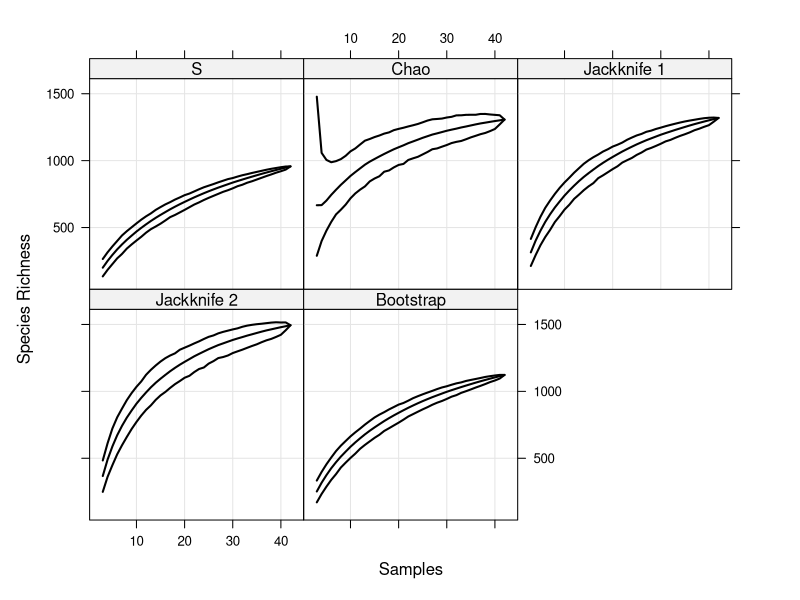

Recreate this plot in R. (Note: this script raises an error after producing the figure.)
#### NOTES ####
# This script was created from EstimateR.R. 
# It was adapted to just focus on the SU-SI duplicate stations. 
# 24 SU duplicates. But this was filtered down to 21 for habitat and sampling effectiveness.
# It does include 3 proxy stations. 


#### INITIALIZATION ####
setwd(dirname(rstudioapi::getActiveDocumentContext()$path))


#### INSTALL PACKAGES ####
packages_used <- 
  c("readr",
    "tibble",
    "tidyverse",
    "janitor",
    "readxl",
    "magrittr",
    "vegan",
    "remotes",
    "ggvegan",
    "ggplot2",
    "purrr",
    "tidyr",
    "stringr",
    "readr",
    "dplyr"
  )

packages_to_install <- 
  packages_used[!packages_used %in% installed.packages()[,1]]

if (length(packages_to_install) > 0) {
  install.packages(packages_to_install, 
                   Ncpus = Sys.getenv("NUMBER_OF_PROCESSORS") - 1)
}

lapply(packages_used, 
       require, 
       character.only = TRUE)

theme_set(
  theme_void()
)


#### READ IN VEGANIZED DATA ####

# Community matrix (samples × species)
data_vegan <- read_csv(
  "../data/si_su_duplicates/data_vegan_si_su_duplicates_community_matrix.csv"
) %>% 
  column_to_rownames("station_code")

# vegan wants a matrix or data.frame with rownames = samples, cols = species
# you can leave it as a data.frame, or do:
# comm_matrix <- as.matrix(comm_matrix)

# Environmental metadata. Keep station_code as a column not rownames.
data_vegan.env <- read_csv(
  "../data/si_su_duplicates/data_vegan_si_su_duplicates_metadata.csv"
)

# check that the rows are aligned by station_code
identical(rownames(data_vegan), data_vegan.env$station_code)

#### SUBSAMPLE VEGANIZED DATA ####

# BY STUDY 
data_si_vegan <- data_vegan[ data_vegan.env$study == "si_1978", ]
data_su_vegan <- data_vegan[ data_vegan.env$study == "su_2022", ]

# BY SEA
data_sulu_vegan <- data_vegan[ data_vegan.env$sea == "sulu", ]
data_bohol_vegan <- data_vegan[ data_vegan.env$sea == "bohol", ]

# BY STUDY & SEA
data_si_sulu_vegan <- data_vegan.env %>%
  filter(study=="si_1978", sea=="sulu") %>%
  pull(station_code) %>%        # get the station_codes
  { data_vegan[rownames(data_vegan) %in% ., ] }

data_su_sulu_vegan <- data_vegan.env %>%
  filter(study=="su_2022", sea=="sulu") %>%
  pull(station_code) %>%        # get the station_codes
  { data_vegan[rownames(data_vegan) %in% ., ] }

data_si_bohol_vegan <- data_vegan.env %>%
  filter(study=="si_1978", sea=="bohol") %>%
  pull(station_code) %>%        # get the station_codes
  { data_vegan[rownames(data_vegan) %in% ., ] }

data_su_bohol_vegan <- data_vegan.env %>%
  filter(study=="su_2022", sea=="bohol") %>%
  pull(station_code) %>%        # get the station_codes
  { data_vegan[rownames(data_vegan) %in% ., ] }


#### POOLACCUM LISTS ALL ####

poolaccum_all <- poolaccum(data_vegan, permutations=999, minsize = 3)
plot_poolaccum_all <- plot(poolaccum_all, ci.type="poly", col="black", lwd=2,
                           xlab="Samples", ylab="Species Richness",
                           alpha = 0.05)

summary(poolaccum_all, display, alpha = 0.05)

print(plot_poolaccum_all)

# investigate changing the minimum size for pooling sites. default seems to be 3. 
pool_all_3 <- poolaccum(data_vegan, permutations=999, minsize = 3)
# 2 increases standard deviation incredibly at the first data point at N = 2 
pool_all_2 <- poolaccum(data_vegan, permutations=999, minsize = 2)
plot(pool_all_3, ci.type="poly", col="black", lwd=2,
     xlab="N", ylab="Species Richness",
     xmin = 0, xmax = 42,
     ymin = 0, ymax = 1500)
plot(pool_all_2, ci.type="poly", col="black", lwd=2,
     xlab="N", ylab="Species Richness",
     xmin = 0, xmax = 42,
     ymin = 0, ymax = 1500)

specpool_study_sea <- specpool(data_vegan, data_vegan.env$study_sea, smallsample = TRUE)


boxplot(specnumber(data_vegan) ~ study_sea, data = data_vegan.env,
        col = "hotpink", border = "cyan3")

specpool2vect(X, index = c("jack1","jack2", "chao", "boot","Species"))

pool <- with(data_vegan.env, specpool(data_vegan, study_sea))

specpool_all <- specpool(data_vegan, data_vegan.env$study_sea, smallsample = TRUE)
pool_vec <- specpool2vect(specpool_all, index = c("jack1","jack2", "chao", "boot","Species"))

estimateR(data_vegan)

# by study
pool_all_study <- with(data_vegan.env, specpool(data_vegan, study, smallsample = TRUE))
plot(pool_all_study, ci.type="poly", col="black", lwd=2,
     xlab="Samples", ylab="Species Richness",
     alpha = 0.05)
# by sea
pool_all_sea <- with(data_vegan.env, specpool(data_vegan, sea, smallsample = TRUE))
# by study_sea
pool_all_study_sea <- with(data_vegan.env, specpool(data_vegan, study_sea, smallsample = TRUE))

#### POOLACCUM LISTS BY SURVEY ####

# "si_1978" = "#0072CE",  # Smithsonian Blue
# "su_2022" = "#800000" # ,  # Silliman Maroon

## SI ##
pool_si <- poolaccum(data_si_vegan, permutations=999, minsize = 3)
plot(pool_si, ci.type="poly", col="#0072CE", lwd=2,
     xlab="Samples", ylab="Species Richness",
     alph = 0.05)

## SU ##
pool_su <- poolaccum(data_su_vegan, permutations=999, minsize = 3)
plot(pool_su, ci.type="poly", col="#800000", lwd=2,
     xlab="Samples", ylab="Species Richness",
     alph = 0.05)


## testing specnumber & specpool2vect ##

boxplot(specnumber(data_vegan) ~ study, data = data_vegan.env,
        col = "#0072CE", border = "#007232")
boxplot(specnumber(data_vegan)/specpool2vect(pool) ~ study, 
        data = data_vegan.env,
        col = "#0072CE", border = "#007232")

summary(pool_all, display = "chao")
plot(pool_all$boot)
estimateR(data_vegan)

#### POOLACCUM LISTS BY SEA ####

# sea_colors <- c(
#   "Sulu Sea" = "#00829A",   # FMA 5
#   "Bohol Sea" = "#C6C8C5" #"#3F463E"    # FMA 9
# )

## Sulu ##
pool_sulu <- poolaccum(data_sulu_vegan, permutations=999, minsize = 3)
plot(pool_sulu, ci.type="poly", col="#00829A", lwd=2,
     xlab="Samples", ylab="Species Richness",
     alph = 0.05)

## Bohol ##
pool_bohol <- poolaccum(data_bohol_vegan, permutations=999, minsize = 3)
plot(pool_bohol, ci.type="poly", col="#C6C8C5", lwd=2,
     xlab="Samples", ylab="Species Richness",
     alph = 0.05)


#### POOLACCUM LISTS BY SURVEY & SEA ####

# survey_colors <- c(
#   "si_1978" = "#0072CE",  # Smithsonian Blue
#   "su_2022" = "#800000" # ,  # Silliman Maroon
# )
# 
# sea_colors <- c(
#   "Sulu Sea" = "#00829A",   # FMA 5
#   "Bohol Sea" = "#C6C8C5" #"#3F463E"    # FMA 9
# )

## SI Bohol ##
pool_si_bohol <- poolaccum(data_si_bohol_vegan, permutations=999, minsize = 3)
plot(pool_si_bohol, ci.type="poly", col="#0072CE", lwd=2,
     xlab="Samples", ylab="Species Richness",
     alph = 0.05)

## SU Bohol ##
pool_su_bohol <- poolaccum(data_su_bohol_vegan, permutations=999, minsize = 3)
plot(pool_su_bohol, ci.type="poly", col="#800000", lwd=2,
     xlab="Samples", ylab="Species Richness",
     alph = 0.05)

## SI Sulu ##
pool_si_sulu <- poolaccum(data_si_sulu_vegan, permutations=999, minsize = 3)
plot(pool_si_sulu, ci.type="poly", col="#0072CE", lwd=2,
     xlab="Samples", ylab="Species Richness",
     alph = 0.05)

## SU Sulu ##
pool_su_sulu <- poolaccum(data_su_sulu_vegan, permutations=999, minsize = 3)
plot(pool_su_sulu, ci.type="poly", col="#800000", lwd=2,
     xlab="Samples", ylab="Species Richness",
     alph = 0.05)


#### POOLACCUM PLOTs ALL ####
# function that takes the *replicate* matrix for one estimator
#    (e.g. pool_all$S, pool_all$chao, pool_all$jack1, etc.) and turns it
#    into a tibble with mean + 95% CI for each N:


## CHANGE THIS FUNCTION TO NOT MUTATE N TO ROW NUMBER ##

poolaccum_all <- poolaccum(data_vegan, permutations=999, minsize = 3)


## 1 
poolaccumR_tidy_all <- function(rep_mat, label) {
  as_tibble(rep_mat, rownames = "N") %>%   # Use rownames from poolaccum output as 'N'
    mutate(N = as.integer(N)) %>%          # Convert N from character to integer
    pivot_longer(
      cols = -N,
      names_to = "permutation",
      values_to = "richness"
    ) %>%
    group_by(N) %>%
    summarise(
      mean   = mean(richness),
      lower  = quantile(richness, 0.025),
      upper  = quantile(richness, 0.975),
      .groups = "drop"
    ) %>%
    mutate(estimator = label)
}



# 2
poolaccumR_tidy_all <- function(rep_mat, label) {
  as_tibble(rep_mat) %>%
    pivot_longer(
      cols = -N,                          # keep the existing N column unchanged
      names_to = "permutation",
      values_to = "richness"
    ) %>%
    group_by(N) %>%
    summarise(
      mean   = mean(richness, na.rm = TRUE),
      lower  = quantile(richness, 0.025, na.rm = TRUE),
      upper  = quantile(richness, 0.975, na.rm = TRUE),
      .groups = "drop"
    ) %>%
    mutate(estimator = label)
}


# 3
poolaccumR_tidy_all <- function(rep_mat, label) {
  rep_mat %>%
    as.data.frame() %>%
    rownames_to_column("N") %>%
    mutate(N = as.integer(N)) %>%
    as_tibble() %>%
    pivot_longer(
      cols = -N,
      names_to = "permutation",
      values_to = "richness"
    ) %>%
    group_by(N) %>%
    summarise(
      mean   = mean(richness, na.rm = TRUE),
      lower  = quantile(richness, 0.025, na.rm = TRUE),
      upper  = quantile(richness, 0.975, na.rm = TRUE),
      .groups = "drop"
    ) %>%
    mutate(estimator = label)
}

## This function changes N (pooled samples) to the row number, which it should not.
# poolaccumR_tidy_all <- function(rep_mat, label){
#   as_tibble(rep_mat) %>%               # columns = one permutation each
#     # mutate(N = row_number()) %>%       # N = how many samples pooled
#     pivot_longer(                      # stack all the permutations
#       cols      = N,
#       names_to  = "permutation",
#       values_to = "richness"
#     ) %>%
#     group_by(N) %>%
#     summarise(
#       mean       = mean(richness),
#       lower      = quantile(richness, 0.025),
#       upper      = quantile(richness, 0.975),
#       .groups    = "drop"
#     ) %>%
#     mutate(estimator = label)
# }

# 2) build a single data‐frame for *all* of the estimators
estimators <- c("S", "chao", "jack1", "jack2", "boot")
poolaccum_all <- map_dfr(estimators,
                         ~ poolaccumR_tidy_all(poolaccum_all[[.x]], .x)
)

# add 2 to column N to bring it back to 3:42 instead of 1:40, 
# which was caused by the function using rownames to substitute for N
poolaccum_all <- poolaccum_all %>%
  mutate(N = N + 2)

# 3) relabel the facets to human readable estimators
poolaccum_all <- poolaccum_all %>%
  mutate(
    estimator = recode(estimator,
                       S      = "Observed S",
                       chao   = "Chao",
                       jack1  = "Jackknife 1",
                       jack2  = "Jackknife 2",
                       boot   = "Bootstrap"
    ))

# Change the order
poolaccum_all <- poolaccum_all %>%
  mutate(estimator = factor(estimator,
                            levels = c("Observed S", "Chao", "Jackknife 1", "Jackknife 2", "Bootstrap")
  ))


# 4) now plot them all together
ggplot(poolaccum_all, aes(x = N, y = mean)) +
  geom_ribbon(aes(ymin = lower, ymax = upper),
              fill  = "grey70",   # your ribbon color
              alpha = .3) +
  geom_line(color = "black", size = 1) +
  facet_wrap(~ estimator,
             nrow   = 3,
             ncol   = 2,
             scales = "free_y"# ,
             # labeller = labeller(estimator = est_labels)
  ) +
  scale_x_continuous(
    breaks = c(0, 10, 20, 30, 40),
    limits = c(0, 42)
  ) +
  scale_y_continuous(
    breaks = seq(0, 1600, by = 200),
    limits = c(0, 1600)
  ) +
  labs(
    x = "Samples (pooled)",
    y = "Estimated Species Richness"
  ) +
  theme_classic(base_family = "Times New Roman", base_size = 12) +
  theme(
    legend.position      = c(0.85, 0.10),  # bottom‐right
    legend.justification = c(1, 0),
    legend.background    = element_rect(fill = "white", color = "black")
  )

# save figure
# ggsave(
#   filename = "../figures/si_su_duplicates/poolaccum_richness_estimates_species.png",
#   plot     = last_plot(),   # or give your plot object here
#   device   = "png",
#   width    = 6.5,
#   height   = 8,
#   units    = "in",
#   dpi      = 300
# )


#### POOLACCUM PLOTS BY SURVEY ####
# 1) Function that takes a poolaccum object + a survey label,
#    and returns a tibble with one row per N × estimator, with mean & CIs.
poolaccumR_tidy_survey <- function(pool_obj, survey_label) {
  # the five slot names in a poolaccum object
  est_names <- c("Observed S","Chao","Jackknife 1","Jackknife 2","Bootstrap")
  
  # for each estimator, grab its matrix and tidy it
  map_dfr(est_names, function(est) {
    mat <- pool_obj[[est]]
    as_tibble(mat) %>%
      mutate(N = row_number()) %>%
      pivot_longer(
        cols      = starts_with("V"),
        names_to  = "permutation",
        values_to = "value"
      ) %>%
      group_by(N) %>%
      summarize(
        mean  = mean(value),
        lower = quantile(value, 0.025),
        upper = quantile(value, 0.975),
        .groups = "drop"
      ) %>%
      mutate(
        survey    = survey_label,
        estimator = est
      )
  })
}


poolaccumR_tidy_survey <- function(pool_obj, survey_label) {
  # the five slot names in a poolaccum object
  est_names <- c("S","chao","jack1","jack2","boot")
  
  # for each estimator, grab its matrix and tidy it
  map_dfr(est_names, function(est) {
    mat <- pool_obj[[est]]
    as_tibble(mat) %>%
      mutate(N = row_number()) %>%
      pivot_longer(
        cols      = starts_with("V"),
        names_to  = "permutation",
        values_to = "value"
      ) %>%
      group_by(N) %>%
      summarize(
        mean  = mean(value),
        lower = quantile(value, 0.025),
        upper = quantile(value, 0.975),
        .groups = "drop"
      ) %>%
      mutate(
        survey    = survey_label,
        estimator = est
      )
  })
}

 
# 2) Tidy *both* surveys in one go:
poolaccum_survey <- bind_rows(
  poolaccumR_tidy_survey(pool_si, "Historical"),
  poolaccumR_tidy_survey(pool_su, "Modern")
)


# add 2 to column N to bring it back to 3:42 instead of 1:40, 
# which was caused by the function using rownames to substitute for N
poolaccum_survey <- poolaccum_survey %>%
  mutate(N = N + 2)

# Order for plot
poolaccum_survey <- poolaccum_survey %>%
  mutate(
    estimator = factor(estimator,
                       levels = c("S", "chao", "jack1", "jack2", "boot")
    )
  )

# 3) relabel the facets to human readable estimators
poolaccum_survey <- poolaccum_survey %>%
  mutate(
    estimator = recode(estimator,
                       S      = "Observed S",
                       chao   = "Chao",
                       jack1  = "Jackknife 1",
                       jack2  = "Jackknife 2",
                       boot   = "Bootstrap"
    ))



# 3) single ggplot with facets for each estimator
ggplot(poolaccum_survey, aes(x = N, y = mean, color = survey, fill = survey)) +
  geom_ribbon(aes(ymin = lower, ymax = upper), alpha = 0.3, color = NA) +
  geom_line(size = 1) +
  facet_wrap(~ estimator, nrow = 3, ncol = 2, scales = "free_y") +
  
  # fixed axes
  scale_x_continuous(
    breaks = c(0, 5, 10, 15, 20),
    limits = c(0, 21)
  ) +
  scale_y_continuous(
    breaks = seq(0, 1200, by = 200),
    limits = c(0, 1300)
  ) +
  
  # your survey colours
  scale_color_manual(
    name   = "Survey",
    values = c("Historical" = "#0072CE", "Modern" = "#800000")
  ) +
  scale_fill_manual(
    name   = "Survey",
    values = c("Historical" = "#0072CE", "Modern" = "#800000")
  ) +
  
  labs(
    x     = "Samples (pooled)",
    y     = "Estiamted Species Richness"
  ) +
  theme_classic() +
  theme_classic(base_family = "Times New Roman", base_size = 12) +
  # bottom‐right legend (x=1,y=0 is bottom‐right; pull it slightly inwards if you like)
  theme(
    legend.position      = c(0.85, 0.10),
    legend.justification = c(1, 0),
    legend.background    = element_rect(fill = "white", color = "black")
  )

# ggsave(
#   filename = "../figures/si_su_duplicates/poolaccum_richness_estimates_species_survey.png",
#   plot     = last_plot(),   # or give your plot object here
#   device   = "png",
#   width    = 6.5,
#   height   = 8,
#   units    = "in",
#   dpi      = 300
# )


#### POOLACCUM PLOTS BY SEA ####
# 1) function that takes a poolaccum object + a sea label,
#    and returns a tibble with one row per N × estimator, with mean & CIs.
poolaccumR_tidy_sea <- function(pool_obj, sea_label) {
  # the five slot names in a poolaccum object
  est_names <- c("S","chao","jack1","jack2","boot")
  
  # for each estimator, grab its matrix and tidy it
  map_dfr(est_names, function(est) {
    mat <- pool_obj[[est]]
    as_tibble(mat) %>%
      mutate(N = row_number()) %>%
      pivot_longer(
        cols      = starts_with("V"),
        names_to  = "permutation",
        values_to = "value"
      ) %>%
      group_by(N) %>%
      summarize(
        mean  = mean(value),
        lower = quantile(value, 0.025),
        upper = quantile(value, 0.975),
        .groups = "drop"
      ) %>%
      mutate(
        survey    = sea_label,
        estimator = est
      )
  })
}

# 2) Tidy *both* surveys in one go:
poolaccum_sea <- bind_rows(
  poolaccumR_tidy_sea(pool_bohol, "Bohol Sea"),
  poolaccumR_tidy_sea(pool_sulu, "Sulu Sea")
)

# which was caused by the function using rownames to substitute for N
poolaccum_sea <- poolaccum_sea %>%
  mutate(N = N + 2)


# Order for plot
poolaccum_sea <- poolaccum_sea %>%
  mutate(
    estimator = factor(estimator,
                       levels = c("S", "chao", "jack1", "jack2", "boot")
    )
  )

# 3) relabel the facets to human readable estimators
poolaccum_sea <- poolaccum_sea %>%
  mutate(
    estimator = recode(estimator,
                       S      = "Observed S",
                       chao   = "Chao",
                       jack1  = "Jackknife 1",
                       jack2  = "Jackknife 2",
                       boot   = "Bootstrap"
    ))

# 3) single ggplot with facets for each estimator
ggplot(poolaccum_sea, aes(x = N, y = mean, color = survey, fill = survey)) +
  geom_ribbon(aes(ymin = lower, ymax = upper), alpha = 0.3, color = NA) +
  geom_line(size = 1) +
  facet_wrap(~ estimator, nrow = 3, ncol = 2, scales = "free_y") +
  
  # fixed axes
  scale_x_continuous(
    breaks = c(0, 5, 10, 15, 20, 25),
    limits = c(0, 26)
  ) +
  scale_y_continuous(
    breaks = seq(0, 1200, by = 200),
    limits = c(0, 1300)
  ) +
  
  # your survey colours
  scale_color_manual(
    name   = "Sea",
    values = c("Bohol Sea" = "#C6C8C5", "Sulu Sea" = "#00829A")
  ) +
  scale_fill_manual(
    name   = "Sea",
    values = c("Bohol Sea" = "#C6C8C5", "Sulu Sea" = "#00829A")
  ) +
  
  labs(
    x     = "Samples (pooled)",
    y     = "Estimated Species Richness"
  ) +
  theme_classic() +
  theme_classic(base_family = "Times New Roman", base_size = 12) +
  # bottom‐right legend (x=1,y=0 is bottom‐right; pull it slightly inwards if you like)
  theme(
    legend.position      = c(0.85, 0.10),
    legend.justification = c(1, 0),
    legend.background    = element_rect(fill = "white", color = "black")
  )

# ggsave(
#   filename = "../figures/si_su_duplicates/poolaccum_richness_estimates_species_sea.png",
#   plot     = last_plot(),   # or give your plot object here
#   device   = "png",
#   width    = 6.5,
#   height   = 8,
#   units    = "in",
#   dpi      = 300
# )


#### POOLACCUM PLOTS BY SURVEY & SEA ####
# 1) A helper that takes a poolaccum object + a survey X sea label,
#    and returns a tibble with one row per N × estimator, with mean & CIs.
poolaccumR_tidy_survey_sea <- function(pool_obj, survey_sea_label) {
  # the five slot names in a poolaccum object
  est_names <- c("S","chao","jack1","jack2","boot")
  
  # for each estimator, grab its matrix and tidy it
  map_dfr(est_names, function(est) {
    mat <- pool_obj[[est]]
    as_tibble(mat) %>%
      mutate(N = row_number()) %>%
      pivot_longer(
        cols      = starts_with("V"),
        names_to  = "permutation",
        values_to = "value"
      ) %>%
      group_by(N) %>%
      summarize(
        mean  = mean(value),
        lower = quantile(value, 0.025),
        upper = quantile(value, 0.975),
        .groups = "drop"
      ) %>%
      mutate(
        survey    = survey_sea_label,
        estimator = est
      )
  })
}

# 2) Tidy surveys in one go:
poolaccum_survey_sea <- bind_rows(
  poolaccumR_tidy_survey_sea(pool_si_bohol, "Historical Bohol Sea"),
  poolaccumR_tidy_survey_sea(pool_si_sulu, "Historical Sulu Sea"),
  poolaccumR_tidy_survey_sea(pool_su_bohol, "Modern Bohol Sea"),
  poolaccumR_tidy_survey_sea(pool_su_sulu, "Modern Sulu Sea")
)


# which was caused by the function using rownames to substitute for N
poolaccum_survey_sea <- poolaccum_survey_sea %>%
  mutate(N = N + 2)

# Order for plot
poolaccum_survey_sea <- poolaccum_survey_sea %>%
  mutate(
    estimator = factor(estimator,
                       levels = c("S", "chao", "jack1", "jack2", "boot")
    )
  )

# 3) relabel the facets to human readable estimators
poolaccum_survey_sea <- poolaccum_survey_sea %>%
  mutate(
    estimator = recode(estimator,
                       S      = "Observed S",
                       chao   = "Chao",
                       jack1  = "Jackknife 1",
                       jack2  = "Jackknife 2",
                       boot   = "Bootstrap"
    ))

# 3) single ggplot with facets for each estimator
ggplot(poolaccum_survey_sea, aes(x = N, y = mean, color = survey, fill = survey)) +
  geom_ribbon(aes(ymin = lower, ymax = upper), alpha = 0.3, color = NA) +
  geom_line(size = 1) +
  facet_wrap(~ estimator, nrow = 3, ncol = 2, scales = "free_y") +
  
  # fixed axes
  scale_x_continuous(
    breaks = c(0, 2, 4, 6, 8, 10, 12, 14),
    limits = c(0, 14)
  ) +
  scale_y_continuous(
    breaks = seq(0, 1000, by = 200),
    limits = c(0, 1000)
  ) +
  scale_color_manual(
    name   = "Survey X Sea",
    values = c("Historical Bohol Sea" = "#0072CE", "Modern Bohol Sea" = "#800000", "Historical Sulu Sea" = "#0072CE", "Modern Sulu Sea" = "#800000")
  ) +
  scale_fill_manual(
    name   = "Survey X Sea",
    values = c("Historical Bohol Sea" = "#C6C8C5", "Modern Bohol Sea" = "#C6C8C5", "Historical Sulu Sea" = "#00829A", "Modern Sulu Sea" = "#00829A")
    # values = c("Bohol Sea" = "#C6C8C5", "Sulu Sea" = "#00829A", "Historical" = "#0072CE", "Modern" = "#800000")
  ) +
  
  labs(
    x     = "Samples (pooled)",
    y     = "Estimated Species Richness"
  ) +
  theme_classic() +
  theme_classic(base_family = "Times New Roman", base_size = 12) +
  # bottom‐right legend (x=1,y=0 is right, bottom)
  theme(
    legend.position      = c(0.92, 0.05),
    legend.justification = c(1, 0),
    legend.background    = element_rect(fill = "white", color = "black")
  )

ggsave(
  filename = "../figures/si_su_duplicates/poolaccum_richness_estimates_species_survey_sea.png",
  plot     = last_plot(),   # or give your plot object here
  device   = "png",
  width    = 6.5,
  height   = 8,
  units    = "in",
  dpi      = 300
)


#### ANOVA POOLACCUM ####
library(lme4)
library(lmerTest)

estimateR(data_vegan)

# 1. Add rownames as a column
df <- data_vegan %>% rownames_to_column("station_code")

# 2. Identify the species columns (assume all but first column are numeric)
species_cols <- setdiff(names(df), "station_code")

# Calculate richness per site for each estimator
site_estimates <- data_vegan %>%
  dplyr::mutate(
    
    S        = rowSums(across(all_of(species_cols), ~ . != 0)), # Observed S
    # s.obs    = apply(select(., all_of(species_cols)), 1, function(x) vegan::estimateR(as.numeric(x))["S.obs"]),
    # s.chao1  = apply(select(., all_of(species_cols)), 1, function(x) vegan::estimateR(as.numeric(x))["S.chao1"]),
    # s.ace    = apply(select(., all_of(species_cols)), 1, function(x) vegan::estimateR(as.numeric(x))["S.ACE"]),
    chao     = apply(select(., all_of(species_cols)), 1, function(x) vegan::specpool(matrix(as.numeric(x), nrow=1), data_vegan.env$station_code, smallsample = TRUE)$chao),
    jack1    = apply(select(., all_of(species_cols)), 1, function(x) vegan::specpool(matrix(as.numeric(x), nrow=1), data_vegan.env$station_code, smallsample = TRUE)$jack1),
    jack2    = apply(select(., all_of(species_cols)), 1, function(x) vegan::specpool(matrix(as.numeric(x), nrow=1), data_vegan.env$station_code, smallsample = TRUE)$jack2),
    boot     = apply(select(., all_of(species_cols)), 1, function(x) vegan::specpool(matrix(as.numeric(x), nrow=1), data_vegan.env$station_code, smallsample = TRUE)$boot)
    
    # s.obs   = apply(., 1, function(x) vegan::estimateR(x)['S.obs']),
    # s.ace   = apply(., 1, function(x) vegan::estimateR(x)['S.chao1']),
    # s.chao  = apply(., 1, function(x) vegan::estimateR(x)['S.chao1']),
    # chao    = apply(., 1, function(x) vegan::specpool(x, data_vegan.env$station_code, smallsample = TRUE)$chao),
    # jack1   = apply(., 1, function(x) vegan::specpool(x, data_vegan.env$station_code, smallsample = TRUE)$jack1),
    # jack2   = apply(., 1, function(x) vegan::specpool(x, data_vegan.env$station_code, smallsample = TRUE)$jack2),
    # boot    = apply(., 1, function(x) vegan::specpool(x, data_vegan.env$station_code, smallsample = TRUE)$boot)
  ) %>%
  dplyr::select(nice_station_code, S, s.obs, s.ace, s.chao, chao, jack1, jack2, boot)

# Join with metadata
site_estimates <- left_join(
  site_estimates,
  data_vegan.env %>% select(nice_station_code, study, sea),
  by = "nice_station_code"
)

estimateR_all <- estimateR(data_vegan)
estimateR_all <- data_frame(estimateR_all)
specpool(data_vegan, data_vegan.env$station_code, smallsample = TRUE)$chao

specpool_all <- specpool(data_vegan, data_vegan.env$station_code, smallsample = TRUE)
specpool_all <- specpool_all %>%
  rownames_to_column("station_code")
specpool_all <- left_join(
  specpool_all,
  data_vegan.env %>% select(station_code, nice_station_code, study, sea),
  by = "station_code"
)




pool_all_sea <- with(data_vegan.env, specpool(data_vegan, sea, smallsample = TRUE))

#### MIXED-EFFECTS MODEL POOLACCUM ####
